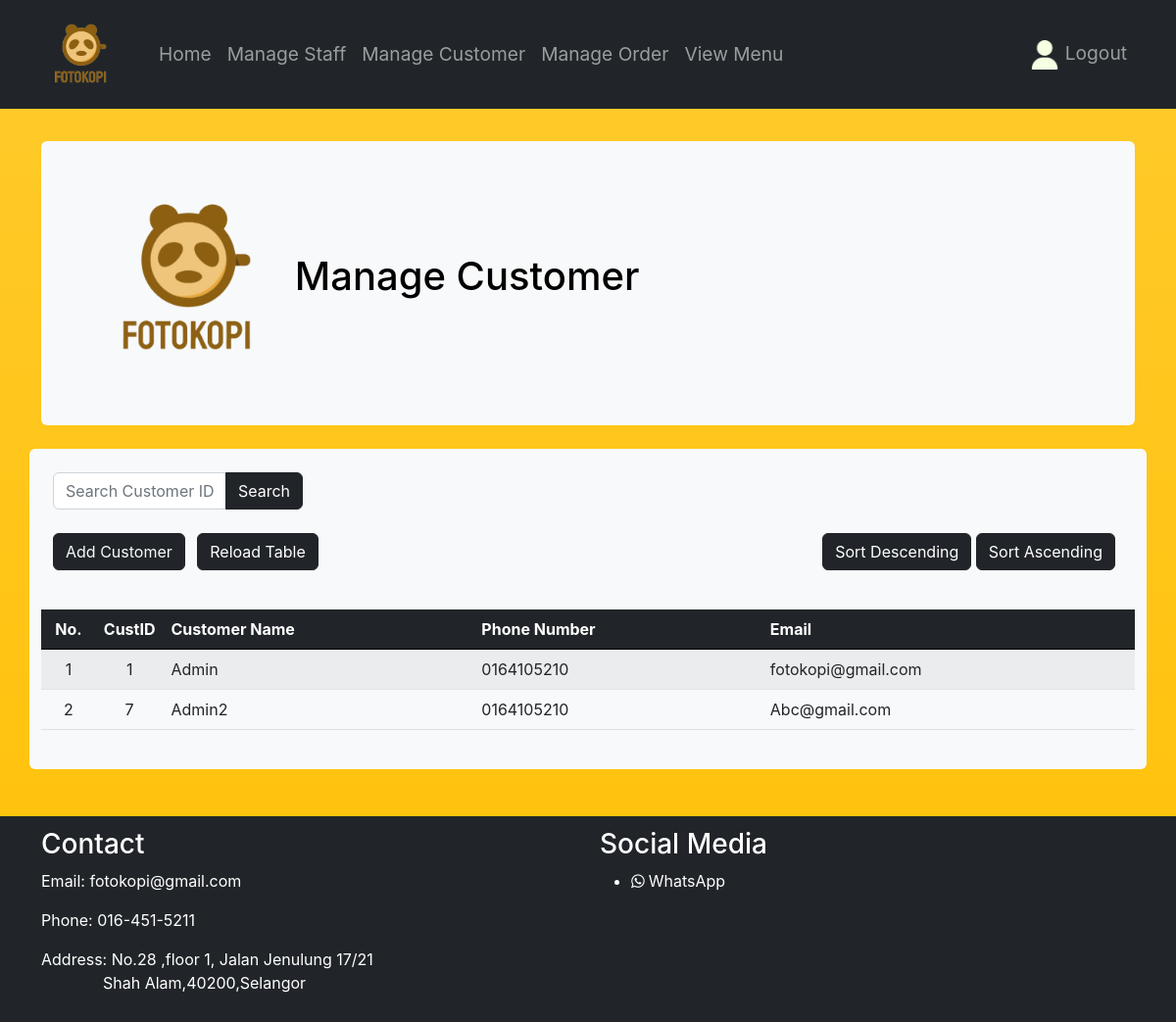
Before: /Fotokopi/Staff_Page/manageCustomer.php with the older database file.
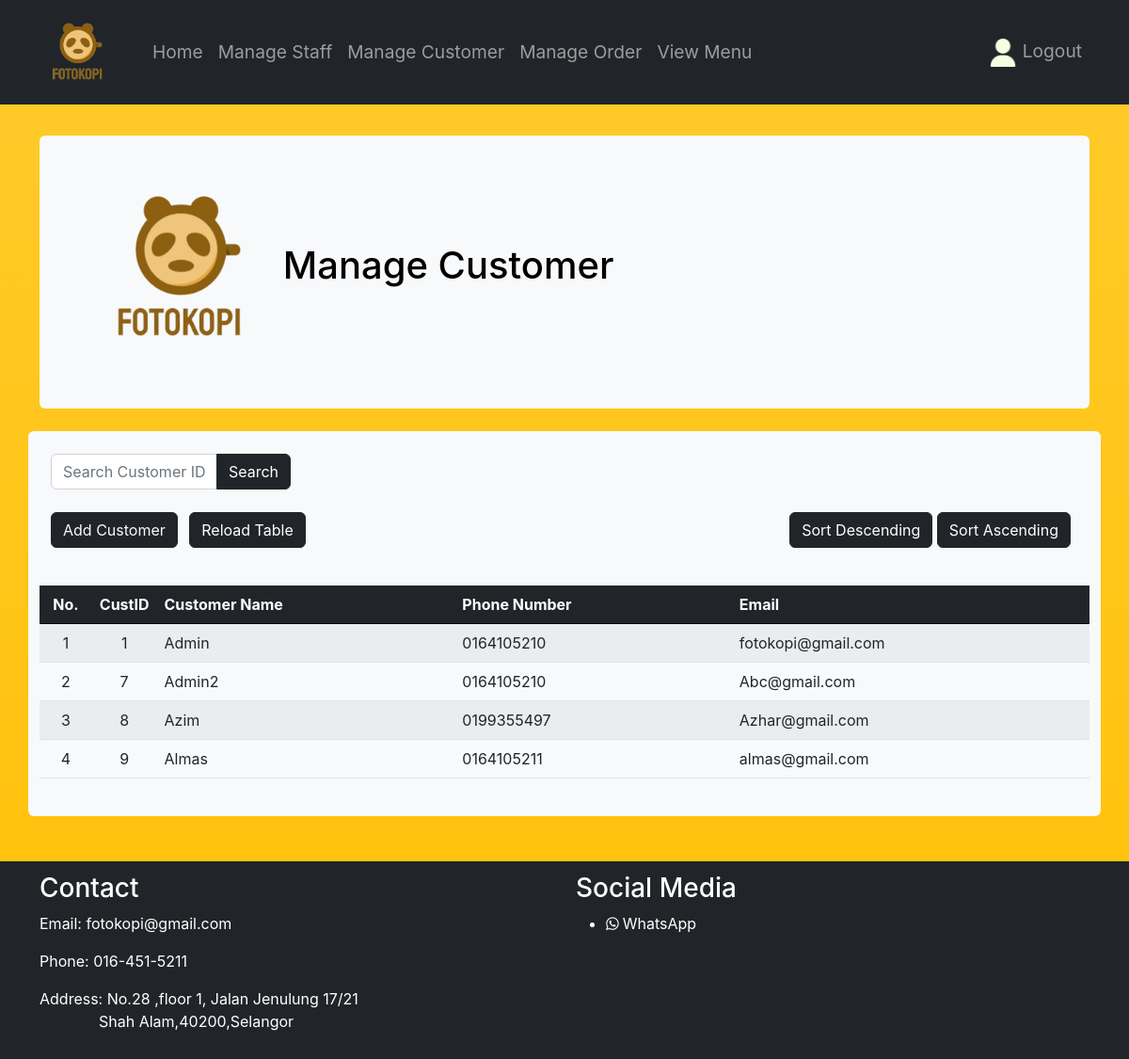
After: the same page with the newer database file.
### tables this page shows
CREATE TABLE `customer` (
  `custID` int(10) UNSIGNED NOT NULL,
  `custName` varchar(100) NOT NULL,
  `custPhoneNumber` varchar(20) NOT NULL,
  `custEmail` varchar(255) NOT NULL,
  `custPassword` varchar(255) NOT NULL
);

### Fotokopi/Staff_Page/manageCustomer.php (the view, shortened to what this page needs)
<?php include('partials/menu.php'); ?>
<div class="container mt-3">
    <div class="mt-4 p-5 bg-light text-bg-light rounded">
        <h1>
            <img src="../pic/Logo.png" alt="Company Logo" width="200px">
            Manage Customer
        </h1>
    </div>
</div>
<br>
<div class="container bg-light rounded">
    <br>
    <div class="container">
        <form action="" method="POST">
            <div class="row">
                <div class="col-md-3">
                    <div class="input-group">
                        <input type="text" class="form-control" placeholder="Search Customer ID" name="custID">
                        <button class="btn btn-dark" type="submit" name="search">Search</button>
                    </div>
                </div>
            </div>
        </form>
    </div>
    <br>
    <div class="container">
        <div class="d-flex justify-content-between align-items-center mb-3">
            <div>
                <a href="addCustomer.php" class="btn btn-dark text-light me-2">Add Customer</a>
                <a href="manageCustomer.php" class="btn btn-dark">Reload Table</a>
            </div>
            <div>
            <button class="btn btn-dark" onclick="sortTable(false)">Sort Descending</button>
                <button class="btn btn-dark me-2" onclick="sortTable(true)">Sort Ascending</button>
            </div>
        </div>
        <br>
    </div>
    <table class="table table-striped">
        <thead class="table-dark">
            <tr>
                <th class="text-center" style="width:5%">No.</th>
                <th class="text-center" style="width:5%">CustID</th>
                <th class="text-first">Customer Name</th>
                <th class="text-first">Phone Number</th>
                <th class="text-first">Email</th>
            </tr>
        </thead>
        <tbody>
            <?php
            if (isset($_POST['search'])) {
                $searchCustID = $_POST['custID'];
                $sql = "SELECT * FROM customer WHERE custID = '$searchCustID'";
                $res = mysqli_query($conn, $sql);
                if ($res == TRUE) {
                    $count = mysqli_num_rows($res);
                    $sn = 1;
                    if ($count > 0) {
                        while ($rows = mysqli_fetch_assoc($res)) {
                            $id = $rows['custID'];
                            $custName = $rows['custName'];
                            $phoneNum = $rows['custPhoneNumber'];
                            $email = $rows['custEmail'];
                            ?>
                            <tr>
                                <td class="text-center"><?php echo $sn++; ?></td>
                                <td class="text-center"><?php echo $id; ?></td>
                                <td><?php echo $custName; ?></td>
                                <td><?php echo $phoneNum; ?></td>
                                <td><?php echo $email; ?></td>
                            </tr>
                            <?php
                        }
                    } else {
                        echo "<tr><td colspan='7' class='text-center'>No customer found</td></tr>";
                    }
                }
            } else {
                $sql = "SELECT * FROM customer";
                $res = mysqli_query($conn, $sql);
                if ($res == TRUE) {
                    $count = mysqli_num_rows($res);
                    $sn = 1;
                    if ($count > 0) {
                        while ($rows = mysqli_fetch_assoc($res)) {
                            $id = $rows['custID'];
                            $custName = $rows['custName'];
                            $phoneNum = $rows['custPhoneNumber'];
                            $email = $rows['custEmail'];
                            ?>
                            <tr>
                                <td class="text-center"><?php echo $sn++; ?></td>
                                <td class="text-center"><?php echo $id; ?></td>
                                <td><?php echo $custName; ?></td>
                                <td><?php echo $phoneNum; ?></td>
                                <td><?php echo $email; ?></td>
                            </tr>
                            <?php
                        }
                    } else {
                        echo "<tr><td colspan='7' class='text-center'>No customers found</td></tr>";
                    }
                }
            }
            ?>
        </tbody>
    </table>
    <br>
</div>
<br><br>
<?php include('partials/footer.php'); ?>

### Fotokopi/Staff_Page/partials/menu.php (shortened to what this page needs)
<!DOCTYPE html>
<html lang="en">
<head>
    <link rel="stylesheet" href="staff.css">
    <link href="https://cdn.jsdelivr.net/npm/bootstrap@5.2.3/dist/css/bootstrap.min.css" rel="stylesheet">
    <link rel="stylesheet" href="https://stackpath.bootstrapcdn.com/font-awesome/4.7.0/css/font-awesome.min.css">
</head>
<body class="bg-gradient bg-warning">
    <nav class="navbar navbar-expand-lg navbar-dark bg-dark fixed-top">
        <div class="container">
            <a class="navbar-brand" href="">
                <img class="navbar-brand logo-size logo-animation" src="../pic/Logo.png" alt="Logo" style="width: 80px;">
            </a>
            <div class="collapse navbar-collapse" id="navbarNav">
                <ul class="navbar-nav">
                    <li class="nav-item">
                        <a class="nav-link" href="index.php">Home</a>
                    </li>
                    <li class="nav-item">
                        <a class="nav-link" href="manageStaff.php">Manage Staff</a>
                    </li>
                    <li class="nav-item">
                        <a class="nav-link" href="manageCustomer.php">Manage Customer</a>
                    </li>
                    <li class="nav-item">
                        <a class="nav-link" href="manageOrder.php">Manage Order</a>
                    </li>
                    <li class="nav-item">
                        <a class="nav-link" href="menuView.php">View Menu</a>
                    </li>
                </ul>
                <ul class="navbar-nav ms-auto">
                    <li class="nav-item">
                        <a class="nav-link" href="logout.php">
                            <img class="logo-icon orange-logo" src="../pic/user.png" alt="Login" style="width: 30px;"> Logout
                        </a>
                    </li>
                </ul>
            </div>
        </div>
    </nav>
    <br><br><br><br><br>

### Fotokopi/Staff_Page/partials/footer.php
</body>
<footer class = "bg-dark">
    <div class="container">
        <div class="row">
            <div class="col">
                <h3>Contact</h3>
                <p>Email: fotokopi@gmail.com</p>
                <p>Phone: 016-451-5211</p>
                <p>Address: No.28 ,floor 1, Jalan Jenulung 17/21 <br>
                &nbsp;&nbsp;&nbsp;&nbsp;&nbsp;&nbsp;&nbsp;&nbsp;&nbsp;
                &nbsp;&nbsp;&nbsp;
                Shah Alam,40200,Selangor </p>
            </div>
            <div class="col">
                <h3>Social Media</h3>
                <ul>
                    <li>
                        <span class="fa fa-whatsapp">
                            <span class="titulo">
                                <a href="https://api.whatsapp.com/send?phone=164514211&text=Hi,can%20I%20order%20your%20food?">WhatsApp</a>
                            </span>
                        </span>
                    </li>
                </ul>
            </div>
        </div>
    </div>
</footer>
</html>

### Fotokopi/Staff_Page/staff.css (style rules this page uses)
.navbar-nav .nav-link { font-size: 1.2rem; transition: font-size 0.3s ease-in-out; }
.logo-animation { animation: rotateAnimation 0.5s; }
.orange-logo { filter: invert(100%) sepia(100%) saturate(200%) hue-rotate(20deg); }
* { margin: 0; padding: 0; font-family: -apple-system, BlinkMacSystemFont, 'Segoe UI', Roboto, Oxygen, Ubuntu, Cantarell, 'Open Sans', 'Helvetica Neue', sans-serif; }
footer { padding: 1%; color: white; text-decoration: none; }
footer ul li a { color: white; text-decoration: none; }
tr th { border-bottom: 1px solid black; padding: 1%; text-align: left; }
table tr td { padding: 1%; }

Changed rows visible on the page:
added customer: custID "8", custName "Azim", custPhoneNumber "0199355497", custEmail "Azhar@gmail.com"
added customer: custID "9", custName "Almas", custPhoneNumber "0164105211", custEmail "almas@gmail.com"
